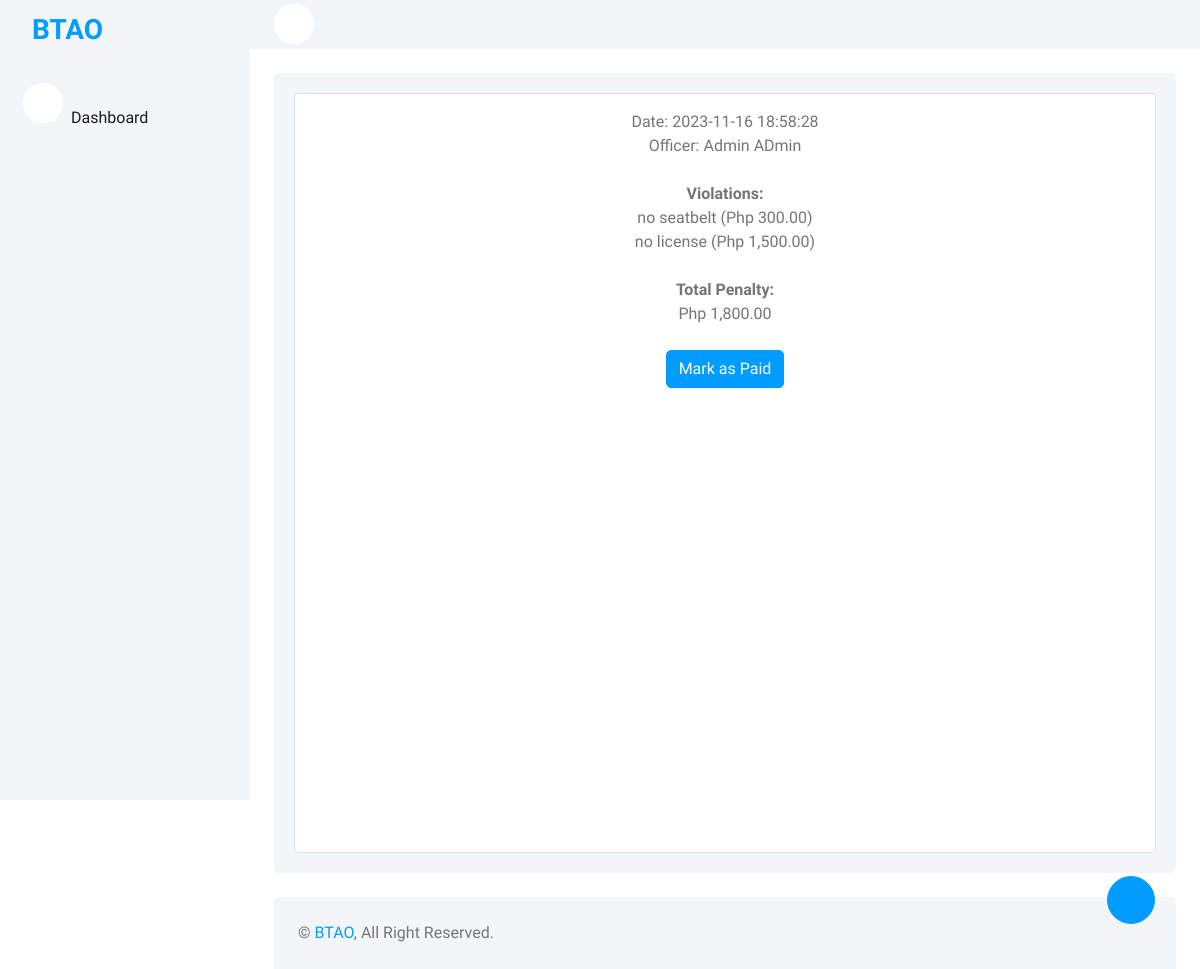
Screenshot of /pages/driver-violation-detail.php?pdId=9 with the database file from the repository.
### tables this page shows
CREATE TABLE `driver_penalty` (
  `Id` int(11) NOT NULL,
  `dateAdded` varchar(255) DEFAULT NULL,
  `officerId` int(11) DEFAULT NULL,
  `driverId` int(11) DEFAULT NULL,
  `status` varchar(100) NOT NULL DEFAULT 'Pending'
);

CREATE TABLE `account` (
  `Id` tinyint(11) NOT NULL,
  `username` varchar(100) NOT NULL DEFAULT '',
  `password` varchar(100) NOT NULL,
  `firstName` varchar(150) DEFAULT NULL,
  `lastName` varchar(150) DEFAULT NULL,
  `status` varchar(255) DEFAULT 'Inactive',
  `role` varchar(20) DEFAULT NULL,
  `dateAdded` date DEFAULT NULL
);

CREATE TABLE `penalty_item` (
  `Id` int(11) NOT NULL,
  `violationId` int(11) DEFAULT NULL,
  `driverPenaltyId` int(11) DEFAULT NULL,
  `amount` double DEFAULT NULL
);

CREATE TABLE `violation` (
  `Id` int(11) NOT NULL,
  `name` varchar(255) DEFAULT NULL,
  `amount` double DEFAULT NULL
);

### config/Models.php (called while the page is built, shortened)
<?php
include "CRUD.php";
include "functions.php";
function account() {
	$crud = new CRUD;
	$crud->table = "account";
	return $crud;
}
function violation() {
	$crud = new CRUD;
	$crud->table = "violation";
	return $crud;
}
function driver_penalty() {
	$crud = new CRUD;
	$crud->table = "driver_penalty";
	return $crud;
}
function penalty_item() {
	$crud = new CRUD;
	$crud->table = "penalty_item";
	return $crud;
}
?>

### config/CRUD.php (called while the page is built)
<?php class CRUD{var $table;var $obj=array();function arrayToQuery($query){$query_array=array();foreach($query as $key=>$key_value){if($key_value=="NOW()"){$query_array[]="$key=$key_value";}else{$query_array[]="$key='".htmlspecialchars($key_value,ENT_QUOTES)."'";}}return implode(', ',$query_array);}function list($query=""){$query=$query?"where ".$query:"";$db=Database::connect();$pdo=$db->prepare("select * from $this->table $query");$pdo->execute();$result=$pdo->fetchAll(PDO::FETCH_OBJ);Database::disconnect();return $result;}function count($query=""){$query=$query?"where ".$query:"";$db=Database::connect();$pdo=$db->prepare("select * from $this->table $query");$pdo->execute();Database::disconnect();return $pdo->rowCount();}function get($args){$db=Database::connect();$pdo=$db->prepare("select * from $this->table where $args");$pdo->execute();$result=$pdo->fetch(PDO::FETCH_OBJ);Database::disconnect();return $result;}function create(){$object=$this->arrayToQuery($this->obj);$db=Database::connect();$pdo=$db->prepare("insert into $this->table set $object");$pdo->execute();Database::disconnect();}function update($args){$object=$this->arrayToQuery($this->obj);$db=Database::connect();$pdo=$db->prepare("update $this->table set $object where $args");$pdo->execute();Database::disconnect();}function delete($args){$db=Database::connect();$pdo=$db->prepare("delete from $this->table where $args");$pdo->execute();Database::disconnect();}} ?>

### config/functions.php (called while the page is built, shortened)
<?php
function format_money($value){
	return number_format($value, 2, '.', ',');
}
?>

### pages/driver-violation-detail.php (the view, shortened to what this page needs)
<?php
include "../templates/header.php";
$pdId = $_GET["pdId"];
$dp = driver_penalty()->get("Id=$pdId");
$officer = account()->get("Id=$dp->officerId");
$penalty_item_list = penalty_item()->list("driverPenaltyId=$pdId");
 ?>
<div class="card" style="min-height:100px">
  <div class="card-body">
    <center>
      Date: <?=$dp->dateAdded;?> <br>
      Officer: <?=$officer->firstName;?> <?=$officer->lastName;?> <br><br>
      <b>Violations:</b> <br>
      <?php
      $totalAmount = 0;
       foreach ($penalty_item_list as $row):
        $violation = violation()->get("Id=$row->violationId");
        $totalAmount += $violation->amount;
         ?>
        <?=$violation->name?> (Php <?=format_money($violation->amount)?>)<br>
      <?php endforeach; ?>
      <br>
      <b>Total Penalty:</b>
      <br>
      Php <?=format_money($totalAmount)?>
      <br><br>
      <?php if ($dp->status=="Pending"): ?>
        <a href="process.php?action=change-violation-status&status=Paid&pdId=<?=$pdId;?>" class="btn btn-primary">Mark as Paid</a>
      <?php endif; ?>
    </center>
  </div>
</div>
 <?php
 include "../templates/footer.php";
  ?>

### templates/css/style.css (style rules this page uses)
:root { --primary: #009CFF; --light: #F3F6F9; --dark: #191C24; }
.btn { transition: .5s; }
.btn.btn-primary { color: #FFFFFF; }

### rows the page displays
driver_penalty: dateAdded "2023-11-16 18:58:28"
account: firstName "Admin", lastName "ADmin"
penalty_item: violationId.name "no seatbelt", violationId.amount "300.00"
penalty_item: violationId.name "no license", violationId.amount "1,500.00"

### other values shown
format_money($totalAmount) "1,800.00"
